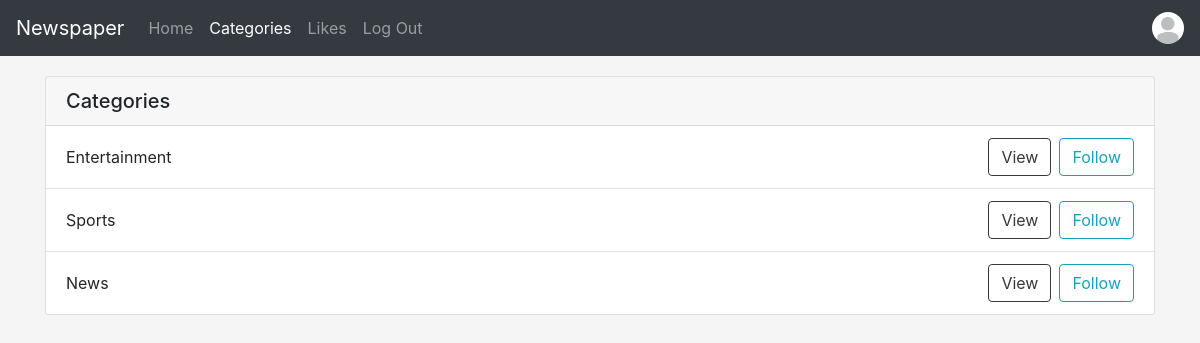
The page /newspaperapp/categories/ (signed in) on the database its author committed.
### newspaperapp/models.py (models this page shows, shortened)
class newsCategory(models.Model):
    name = models.CharField(max_length = 250, null=True, blank=True)

### newspaperapp/views.py (the view)
# urls.py: path('categories/', viewcategories, name='viewcategories'),
@login_required(login_url='login')
def viewcategories(request):
    return render(request, 'newspaperapp/categories.html', {
    'categories': newsCategory.objects.all(),
    })

### newspaperapp/templates/newspaperapp/categories.html (shortened to what this page needs)
{% extends 'newspaperapp/base.html' %}
    {% block body %}
    <nav class="navbar navbar-expand-lg navbar-dark bg-dark">
        <a class="navbar-brand" href="{% url 'index' %}">Newspaper</a>
        <div class="collapse navbar-collapse" id="navbarSupportedContent">
            <ul class="navbar-nav mr-auto">
                <li class="nav-item ">
                    <a class="nav-link" href="{% url 'index' %}">Home <span class="sr-only">(current)</span></a>
                </li>
                <li class="nav-item active">
                    <a class="nav-link" href="{% url 'viewcategories' %}">Categories<span class="sr-only">(current)</span></a>
                </li>
                <li class="nav-item">
                    <a class="nav-link" href="{% url 'showLikes' %}">Likes<span class="sr-only">(current)</span></a>
                </li>
                <li class="nav-item">
                    <a class="nav-link" href="{% url 'logout' %}">Log Out</a>
                </li>
            </ul>
            <div class="my-2 my-lg-0">
                {% if user.userinfo.pic %}
                <a href="{% url 'viewuserinfo' %}"><img src="{{ user.userinfo.pic.url }}" width="32" height="32" class="rounded-circle" alt="Profile Picture"></a>
                {% else %}
                <a href="{% url 'viewuserinfo' %}"><img src="/media/images/default.jpg" width="32" height="32" class="rounded-circle" alt="Profile Picture"/></a>
                {% endif %}                </div>
        </div>
    </nav>
    <div class="container">
        <div class="row mt-1">
            <div class="col-12">
                <div class="card my-3">
                    <div class="card-header">
                        <h5 class="m-auto">Categories</h5>
                    </div>
                    <div class="list-group list-group-flush">
                        {% for category in categories %}
                            <div class="list-group-item d-flex">
                                <p class="m-auto" style="flex: 1;">{{category.name}}</p>
                                <a href="{% url 'category' category.id %}"><button type="button" class="btn btn-outline-dark">View</button></a>
                                <div class="followbuttons">
                                    {% if category in user.userinfo.favourites.all %}
                                        <button type="button" class="btn btn-info ml-2 unfollow" id="unfollow{{category.id}}" data-id="{{category.id}}">Unfollow</button>
                                    {% else %}
                                        <button type="button" class="btn btn-outline-info ml-2 follow" id="follow{{category.id}}" data-id="{{category.id}}">Follow</button>
                                    {% endif %}
                                </div>
                            </div>
                        {% endfor %}
                    </div>
                </div>
            </div>
        </div>
    </div>
    {% endblock %}

### newspaperapp/static/newspaperapp/style.css (style rules this page uses)
:root { --input-padding-x: .75rem; --input-padding-y: .75rem; }
html, body { height: 100%; background-color: #f5f5f5; }

### rows shown on the page
newsCategory: name "Entertainment"
newsCategory: name "Sports"
newsCategory: name "News"
